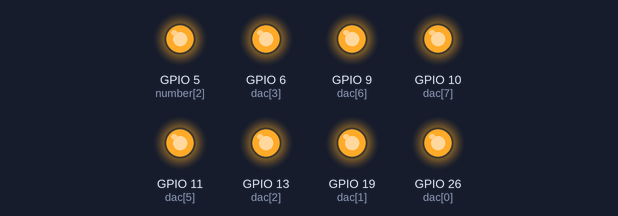
A program run on a simulated Raspberry Pi (BCM pin numbers). On the bench: output pins drawn as LEDs (lit = HIGH). At 105.0 s the program stops and its outputs stay as they are.

Above: at 0.1 s.
At 15.1 s:
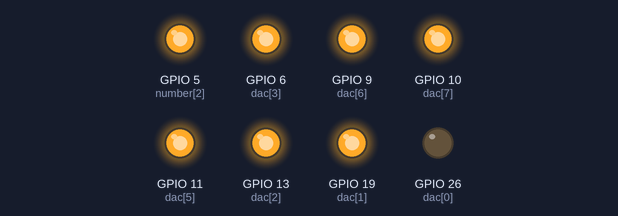
At 30.1 s:
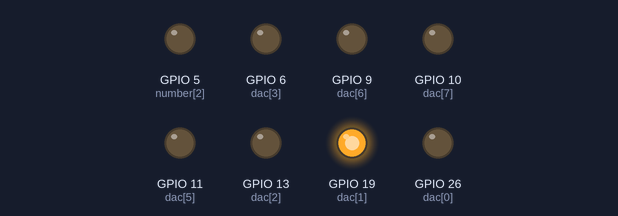
Timing chart, 0 to 31.6 s (numbered marks = the images above):
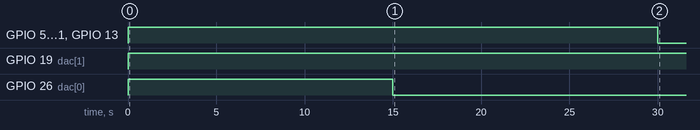

Measured:
- by itself, GPIO 19 (dac[1]): LOW → HIGH at 0.00 s
- by itself, GPIO 26 (dac[0]): LOW → HIGH at 0.00 s, → LOW 15.0 s later
- by itself, GPIO 5 (number[2]), GPIO 6 (dac[3]), GPIO 9 (dac[6]), GPIO 10 (dac[7]), GPIO 11 (dac[5]), GPIO 13 (dac[2]): LOW → HIGH at 0.00 s, → LOW 30.0 s later

The program:

2-2-bin-number.py
```python
import RPi.GPIO as GPIO
import time


def mezure_potential(num, dac):
    number = []
    k = 0
    while num > 0:
        number.append(num % 2)
        num //= 2
        k += 1
    for i in range(8-k):
        number.append(0)

    number = list(reversed(number))

    GPIO.output(dac, number)
    time.sleep(15)
    GPIO.output(dac, 0)

GPIO.setmode(GPIO.BCM)

dac = [26, 19, 13, 6, 5, 11, 9, 10]

number = [255, 127, 64, 32, 5, 0, 253]

GPIO.setup(dac, GPIO.OUT)

for num in number:
    mezure_potential(num, dac)

GPIO.cleanup()
```
